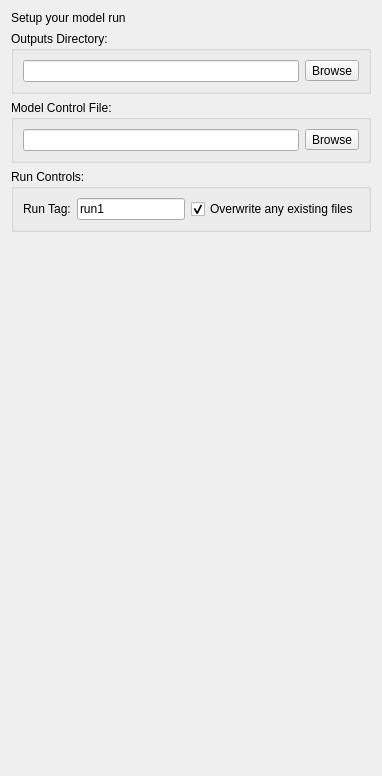
         <widget class="QWidget" name="tab_2">
          <attribute name="title">
           <string>Setup</string>
          </attribute>
          <layout class="QVBoxLayout" name="verticalLayout_3">
           <item>
            <widget class="QLabel" name="label_5">
             <property name="text">
              <string>Setup your model run</string>
             </property>
            </widget>
           </item>
           <item>
            <widget class="QGroupBox" name="groupBox_2">
             <property name="sizePolicy">
              <sizepolicy hsizetype="Preferred" vsizetype="Fixed">
               <horstretch>0</horstretch>
               <verstretch>0</verstretch>
              </sizepolicy>
             </property>
             <property name="title">
              <string>Outputs Directory:</string>
             </property>
             <layout class="QVBoxLayout" name="_3">
              <item>
               <layout class="QHBoxLayout" name="_6">
                <item>
                 <widget class="QLineEdit" name="lineEdit_wd"/>
                </item>
                <item>
                 <widget class="QToolButton" name="pushButton_wd">
                  <property name="text">
                   <string>Browse</string>
                  </property>
                 </widget>
                </item>
               </layout>
              </item>
             </layout>
            </widget>
           </item>
           <item>
            <widget class="QGroupBox" name="groupBox_5">
             <property name="sizePolicy">
              <sizepolicy hsizetype="Preferred" vsizetype="Fixed">
               <horstretch>0</horstretch>
               <verstretch>0</verstretch>
              </sizepolicy>
             </property>
             <property name="title">
              <string>Model Control File:</string>
             </property>
             <layout class="QVBoxLayout" name="_15">
              <item>
               <layout class="QHBoxLayout" name="_16">
                <item>
                 <widget class="QLineEdit" name="lineEdit_cf_fp"/>
                </item>
                <item>
                 <widget class="QToolButton" name="pushButton_cf">
                  <property name="text">
                   <string>Browse</string>
                  </property>
                 </widget>
                </item>
               </layout>
              </item>
             </layout>
            </widget>
           </item>
           <item>
            <widget class="QGroupBox" name="groupBox_4">
             <property name="sizePolicy">
              <sizepolicy hsizetype="Expanding" vsizetype="Preferred">
               <horstretch>0</horstretch>
               <verstretch>0</verstretch>
              </sizepolicy>
             </property>
             <property name="title">
              <string>Run Controls:</string>
             </property>
             <layout class="QHBoxLayout" name="horizontalLayout">
              <item>
               <widget class="QLabel" name="label_6">
                <property name="text">
                 <string>Run Tag:</string>
                </property>
               </widget>
              </item>
              <item>
               <widget class="QLineEdit" name="linEdit_Stag">
                <property name="text">
                 <string>run1</string>
                </property>
               </widget>
              </item>
              <item>
               <widget class="QCheckBox" name="checkBox_SSoverwrite">
                <property name="text">
                 <string>Overwrite any existing files</string>
                </property>
                <property name="checked">
                 <bool>true</bool>
                </property>
               </widget>
              </item>
             </layout>
            </widget>
           </item>
           <item>
            <spacer name="verticalSpacer">
             <property name="orientation">
              <enum>Qt::Vertical</enum>
             </property>
             <property name="sizeHint" stdset="0">
              <size>
               <width>20</width>
               <height>533</height>
              </size>
             </property>
            </spacer>
           </item>
          </layout>
         </widget>
